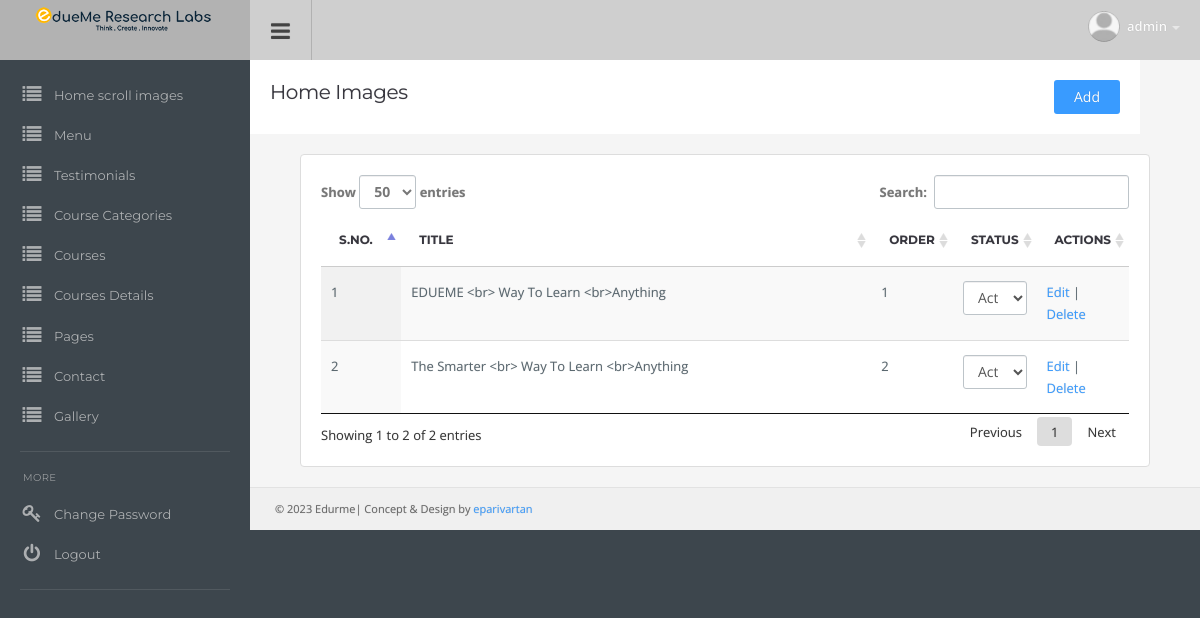
/admin/home-gallery.php (signed in), run on the app's committed database.
### tables this page shows
CREATE TABLE `tbl_home_images` (
  `id` int(11) NOT NULL,
  `title` varchar(255) NOT NULL,
  `description` varchar(255) NOT NULL,
  `image` varchar(255) NOT NULL,
  `readmore_link` varchar(255) NOT NULL,
  `image_order` int(11) DEFAULT NULL,
  `image_satus` int(11) DEFAULT NULL,
  `image_add_on` date DEFAULT NULL
);

### admin/home-gallery.php (the view, shortened to what this page needs)
<?php
include "../includes/DB.php";
$sqlfaq = "SELECT * FROM tbl_home_images ORDER BY id ASC";
$res_faq =  mysqli_query($con,$sqlfaq);
?>
<!DOCTYPE html>
<html lang="en">
  <head>
  <link href="css/root.css" rel="stylesheet">
  </head>
  <body>
  <?php include 'topmenu.php';?>
<?php include 'sidemenu.php'; ?>
<div class="content">
  <div class="page-header" style="width: 100%; overflow: hidden;">
     <div style="width: 600px; float: left;"> <h1 class="title" >Home Images </h1> </div>
     <div style="float: right;">
		<a class="btn btn-default" href="add_home_gallery.php">Add</a>
	 </div>
	</div>
<div class="container-padding">
  <div class="row">
    <div class="col-md-12">
      <div class="panel panel-default">
        <div class="panel-body table-responsive">
            <table id="example0" class="table display">
                <thead>
                    <tr>
                        <th>S.no.</th>
                        <th>Title</th>
                        <th>Order</th>
                        <th>Status</th>
                        <th>Actions</th>
                    </tr>
                </thead>
                <tbody>
                <?php $i=1; while($row_faq = mysqli_fetch_object($res_faq)){?>
                    <tr>
                        <td width="10%"><?php echo $i;?></td>
                        <td width="60%"><?php echo ucwords($row_faq->title);?></td>
                        <td width="10%"><?php echo stripslashes($row_faq->image_order);?></td>
						<td width="10%">
							<?php
								if($row_faq->image_satus==1){
									$sel = "selected";
								}elseif($row_faq->image_satus==0){
									$sel = "";
									$unsel = "selected";
								}
							?>
							<select class="form-control" name="statchnage" >
								<option  value="1r<?= $row_faq->id?>" <?=$sel?> >Active</option>
							</select>
						</td>
                        <td width="10%">
							<a href="edit_home_gallery.php?eid=<?php echo $row_faq->id;?>">Edit</a> |
							<a class="delete" href="javascript:void(0)" data-id="<?php echo $row_faq->id;?>">Delete</a>
						</td>
                    </tr>
                   <?php $i++; } ?>
                </tbody>
            </table>
        </div>
      </div>
    </div>
  </div>
</div>
<?php include 'footer.php'; ?>
</div>
</body>
</html>

### admin/css/style.css (style rules this page uses)
body { background: #3D464D; color: #58666E; margin: 0; line-height: 1.7em; overflow-x: hidden; font-size: 13px; font-family: 'Open Sans', sans-serif; outline: 0; text-Shadow: 0 0 1px rgba(0, 0, 0, 0.2); }
a { color: #399BFF; text-decoration: none; }
.col-xs-1, .col-sm-1, .col-md-1, .col-lg-1, .col-xs-2, .col-sm-2, .col-md-2, .col-lg-2, .col-xs-3, .col-sm-3, .col-md-3, .col-lg-3, .col-xs-4, .col-sm-4, .col-md-4, .col-lg-4, .col-xs-5, .col-sm-5, .col-md-5, .col-lg-5, .col-xs-6, .col-sm-6, .col-md-6, .col-lg-6, .col-xs-7, .col-sm-7, .col-md-7, .col-lg-7, .col-xs-8, .col-sm-8, .col-md-8, .col-lg-8, .col-xs-9, .col-sm-9, .col-md-9, .col-lg-9, .col-xs-10, .col-sm-10, .col-md-10, .col-lg-10, .col-xs-11, .col-sm-11, .col-md-11, .col-lg-11, .col-xs-12, .col-sm-12, .col-md-12, .col-lg-12 { padding-right: 15px; padding-left: 15px; }
.row { margin-right: -15px; margin-left: -15px; }
.container-padding { padding-left: 20px; padding-right: 20px; }
.content { padding-left: 30px; padding-right: 30px; padding-top: 80px; margin-left: 250px; background: #F5F5F5; }
.page-header { background: #fff; margin: -20px -30px 20px -30px; padding: 20px; border-bottom: none; position: relative; }
.page-header .title { padding: 0; margin: 0; font-family: 'Montserrat', sans-serif; font-size: 20px; line-height: normal; font-weight: normal; color: #37363E; padding-bottom: 6px; }
h1, h2, h3, h4, h5, h6, .h1, .h2, .h3, .h4, .h5, .h6 { font-family: inherit; font-weight: 400; line-height: 1.6; color: #37363E; }
h1, .h1, h2, .h2, h3, .h3 { margin-top: 20px; margin-bottom: 10px; letter-spacing: -0.02em; }
h1, .h1 { font-size: 2.25em; }
.btn { font-size: 14px; padding: 7px 20px 7px 20px; border: none; background: #E4E4E4; color: inherit; border-radius: 3px; }
.btn-default { background-color: #399BFF; color: #fff; }
input, select { height: 34px; border-radius: 3px; padding-left: 10px; font-size: 14px; background: #fff; border: 1px solid #BDC4C9; box-shadow: inset 0px 1px 0px #F1F0F1; }
.form-control { height: 34px; border-radius: 3px; padding-left: 10px; font-size: 14px; background: #fff; border: 1px solid #BDC4C9; display: block; box-shadow: inset 0px 1px 0px #F1F0F1; }
.panel { box-shadow: none; border: 1px solid #e5e5e5; background: #fff; padding: 20px; margin-bottom: 20px; position: relative; }
.panel-body, .panel-heading { padding: 0; color: inherit; background-color: transparent; border-color: none; }
.panel-default { border-color: #ddd; }
.table { margin: 0; }
thead { font-weight: 600; font-family: 'Montserrat', sans-serif; text-transform: uppercase; font-size: 12px; color: #37363E; }
table td { display: table-cell; vertical-align: middle; }
.table > thead > tr > th, .table > tbody > tr > th, .table > tfoot > tr > th, .table > thead > tr > td, .table > tbody > tr > td, .table > tfoot > tr > td { padding: 15px; line-height: 1.7; }

### data on the page
tbl_home_images: title "EDUEME <br> Way To Learn <br>Anything", image_order "1"
tbl_home_images: title "The Smarter <br> Way To Learn <br>Anything", image_order "2"

### other printed values
$_SESSION['admin_rquest_name'] "admin"
